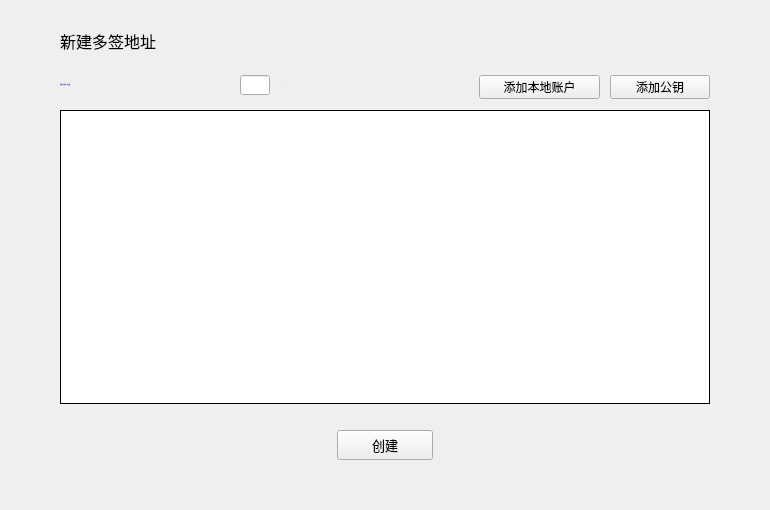
<?xml version="1.0" encoding="UTF-8"?>
<ui version="4.0">
 <class>CreateMultisigWidget</class>
 <widget class="QWidget" name="CreateMultisigWidget">
  <property name="geometry">
   <rect>
    <x>0</x>
    <y>0</y>
    <width>770</width>
    <height>510</height>
   </rect>
  </property>
  <property name="windowTitle">
   <string>Form</string>
  </property>
  <widget class="QTableWidget" name="pubKeyTableWidget">
   <property name="geometry">
    <rect>
     <x>60</x>
     <y>110</y>
     <width>650</width>
     <height>294</height>
    </rect>
   </property>
   <property name="cursor" stdset="0">
    <cursorShape>PointingHandCursor</cursorShape>
   </property>
   <property name="layoutDirection">
    <enum>Qt::LeftToRight</enum>
   </property>
   <property name="styleSheet">
    <string notr="true"/>
   </property>
   <property name="frameShape">
    <enum>QFrame::Box</enum>
   </property>
   <property name="frameShadow">
    <enum>QFrame::Plain</enum>
   </property>
   <property name="verticalScrollBarPolicy">
    <enum>Qt::ScrollBarAsNeeded</enum>
   </property>
   <property name="horizontalScrollBarPolicy">
    <enum>Qt::ScrollBarAlwaysOff</enum>
   </property>
   <property name="autoScroll">
    <bool>true</bool>
   </property>
   <property name="editTriggers">
    <set>QAbstractItemView::NoEditTriggers</set>
   </property>
   <property name="selectionMode">
    <enum>QAbstractItemView::NoSelection</enum>
   </property>
   <property name="iconSize">
    <size>
     <width>19</width>
     <height>12</height>
    </size>
   </property>
   <property name="showGrid">
    <bool>true</bool>
   </property>
   <property name="gridStyle">
    <enum>Qt::SolidLine</enum>
   </property>
   <attribute name="horizontalHeaderVisible">
    <bool>false</bool>
   </attribute>
   <attribute name="horizontalHeaderCascadingSectionResizes">
    <bool>false</bool>
   </attribute>
   <attribute name="horizontalHeaderHighlightSections">
    <bool>false</bool>
   </attribute>
   <attribute name="verticalHeaderVisible">
    <bool>false</bool>
   </attribute>
   <attribute name="verticalHeaderHighlightSections">
    <bool>false</bool>
   </attribute>
   <column>
    <property name="text">
     <string>已添加的公钥</string>
    </property>
    <property name="font">
     <font>
      <family>微软雅黑</family>
     </font>
    </property>
    <property name="textAlignment">
     <set>AlignCenter</set>
    </property>
   </column>
   <column>
    <property name="text">
     <string/>
    </property>
    <property name="font">
     <font>
      <family>微软雅黑</family>
     </font>
    </property>
    <property name="textAlignment">
     <set>AlignCenter</set>
    </property>
   </column>
  </widget>
  <widget class="QToolButton" name="addPubKeyBtn">
   <property name="geometry">
    <rect>
     <x>610</x>
     <y>75</y>
     <width>100</width>
     <height>24</height>
    </rect>
   </property>
   <property name="font">
    <font>
     <family>微软雅黑</family>
     <weight>50</weight>
     <italic>false</italic>
     <bold>false</bold>
    </font>
   </property>
   <property name="cursor">
    <cursorShape>PointingHandCursor</cursorShape>
   </property>
   <property name="focusPolicy">
    <enum>Qt::NoFocus</enum>
   </property>
   <property name="styleSheet">
    <string notr="true"/>
   </property>
   <property name="text">
    <string>添加公钥</string>
   </property>
  </widget>
  <widget class="QToolButton" name="addLocalAccountBtn">
   <property name="geometry">
    <rect>
     <x>479</x>
     <y>75</y>
     <width>121</width>
     <height>24</height>
    </rect>
   </property>
   <property name="font">
    <font>
     <family>微软雅黑</family>
     <weight>50</weight>
     <italic>false</italic>
     <bold>false</bold>
    </font>
   </property>
   <property name="cursor">
    <cursorShape>PointingHandCursor</cursorShape>
   </property>
   <property name="focusPolicy">
    <enum>Qt::NoFocus</enum>
   </property>
   <property name="styleSheet">
    <string notr="true"/>
   </property>
   <property name="text">
    <string>添加本地账户</string>
   </property>
  </widget>
  <widget class="QLabel" name="addressLabel">
   <property name="geometry">
    <rect>
     <x>60</x>
     <y>75</y>
     <width>180</width>
     <height>20</height>
    </rect>
   </property>
   <property name="font">
    <font>
     <family>微软雅黑</family>
     <pointsize>-1</pointsize>
     <weight>50</weight>
     <italic>false</italic>
     <bold>false</bold>
    </font>
   </property>
   <property name="styleSheet">
    <string notr="true">QLabel{color: rgb(83,107,215);font: 11px &quot;微软雅黑&quot;;}
</string>
   </property>
   <property name="text">
    <string>需要签名数量/公钥总数</string>
   </property>
   <property name="scaledContents">
    <bool>true</bool>
   </property>
   <property name="textInteractionFlags">
    <set>Qt::TextSelectableByMouse</set>
   </property>
  </widget>
  <widget class="QLineEdit" name="requiredLineEdit">
   <property name="geometry">
    <rect>
     <x>240</x>
     <y>75</y>
     <width>30</width>
     <height>20</height>
    </rect>
   </property>
  </widget>
  <widget class="QLabel" name="totalNumLabel">
   <property name="geometry">
    <rect>
     <x>280</x>
     <y>75</y>
     <width>100</width>
     <height>20</height>
    </rect>
   </property>
   <property name="font">
    <font>
     <family>微软雅黑</family>
     <pointsize>-1</pointsize>
     <weight>50</weight>
     <italic>false</italic>
     <bold>false</bold>
    </font>
   </property>
   <property name="styleSheet">
    <string notr="true">QLabel{color: rgb(83,107,215);font: 11px &quot;微软雅黑&quot;;}
</string>
   </property>
   <property name="text">
    <string>/</string>
   </property>
   <property name="scaledContents">
    <bool>true</bool>
   </property>
   <property name="textInteractionFlags">
    <set>Qt::TextSelectableByMouse</set>
   </property>
  </widget>
  <widget class="QToolButton" name="createBtn">
   <property name="geometry">
    <rect>
     <x>337</x>
     <y>430</y>
     <width>96</width>
     <height>30</height>
    </rect>
   </property>
   <property name="font">
    <font>
     <family>微软雅黑</family>
     <pointsize>10</pointsize>
    </font>
   </property>
   <property name="cursor">
    <cursorShape>PointingHandCursor</cursorShape>
   </property>
   <property name="focusPolicy">
    <enum>Qt::NoFocus</enum>
   </property>
   <property name="styleSheet">
    <string notr="true"/>
   </property>
   <property name="text">
    <string>创建</string>
   </property>
  </widget>
  <widget class="QLabel" name="title_label">
   <property name="geometry">
    <rect>
     <x>60</x>
     <y>28</y>
     <width>200</width>
     <height>26</height>
    </rect>
   </property>
   <property name="font">
    <font>
     <family>微软雅黑</family>
     <pointsize>12</pointsize>
     <weight>50</weight>
     <italic>false</italic>
     <bold>false</bold>
    </font>
   </property>
   <property name="styleSheet">
    <string notr="true"/>
   </property>
   <property name="text">
    <string>新建多签地址</string>
   </property>
  </widget>
 </widget>
 <resources/>
 <connections/>
</ui>
